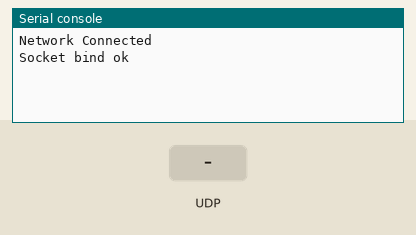
Bench run of a program on a simulated ESP8266 board running MicroPython. Parts: the last lines printed to the serial console. The test bench sets the inputs (shaded band). WiFi joins after 1.5 s.

Above: at 2.7 s.
2.8 s: UDP packet "1" arrives
At 3.2 s:
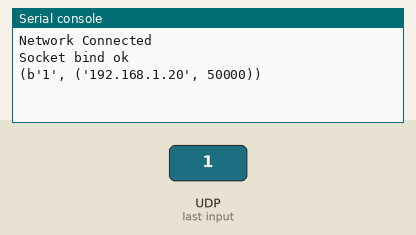
4.3 s: UDP packet "on" arrives
At 5.5 s:
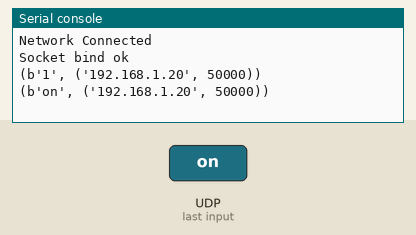
5.8 s: UDP packet "off" arrives
At 6.7 s:
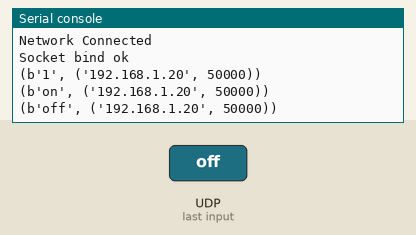

The program:

msg-send-receive.py
```python
import sys
if(sys.platform == 'esp8266'):
    import network
    sta_if = network.WLAN(network.STA_IF)
    ap_if = network.WLAN(network.AP_IF)
    sta_if.active(True)
    sta_if.connect('<Netw>', '<passw>')
    while not sta_if.isconnected():
        pass
    ap_if.active(False)
    print('Network Connected')


import socket

recv_sock = socket.socket(socket.AF_INET, socket.SOCK_DGRAM)
recv_sock.bind(('0.0.0.0', 8266))
recv_sock.settimeout(2)

send_sock = socket.socket(socket.AF_INET, socket.SOCK_DGRAM)
if(sys.platform == 'linux'):
    send_sock.setsockopt(socket.SOL_SOCKET, socket.SO_BROADCAST,1)
    send_sock.setsockopt(socket.SOL_SOCKET, socket.SO_REUSEADDR,1)
print('Socket bind ok')


import time
while(True):
    try:
        recv_msg = recv_sock.recvfrom(1024)
        if(recv_msg):
            print(recv_msg)
    except:
        pass
    time.sleep(1)
    send_sock.sendto('aws', ('255.255.255.255', 8266))
```

Measured:
- after the input at 2.8 s, the serial console: prints a new line at once (image 1)
- after the input at 4.3 s, the serial console: prints a new line at once (image 2)
- after the input at 5.8 s, the serial console: prints a new line at once (image 3)
